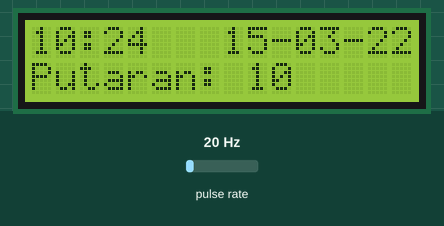
Recording of a sketch running on a simulated Arduino Uno, built with avr-gcc and run on an emulated ATmega328P. Shown: 16×2 character LCD. Wiring (inferred from the names in the program): pulse sensor: data pin 2. The inputs (shaded band) are chosen by the test bench; at power-on: pulse rate 20 Hz. The local clock reads 2024-03-15 10:24:30 at power-on unless the sketch sets it.

Above: at 2.2 s.
2.3 s: pulse rate (sensor on pin 2) set to 50 Hz
At 3.56 s:
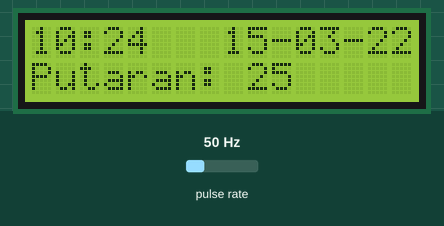
5.1 s: pulse rate (sensor on pin 2) set to 4 Hz
At 7.5 s:
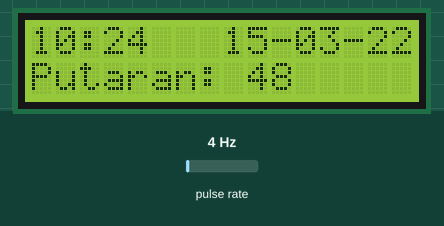
8.1 s: pulse rate (sensor on pin 2) set to 12 Hz
At 11.65 s:
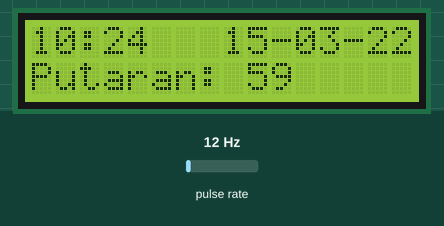
Timing chart, 0 to 13.2 s (numbered marks = the images above; inputs shaded):
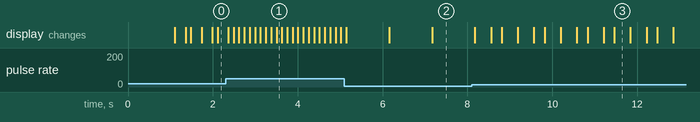

The sketch:

sketch_aug22b.ino
```cpp
/* Code made by miliohm.com
     Visit our Youtube channel miliohm for more tutorials */

#include <Wire.h>
#include <LiquidCrystal_I2C.h>
LiquidCrystal_I2C lcd(0x27, 16, 2);
#define sensor 2
boolean kondisi = false;
int rpm = 0;

#include <Wire.h>
#include <LiquidCrystal_I2C.h>
#include <Wire.h>
#include "RTClib.h"
RTC_DS3231 rtc;
char daysOfTheWeek[7][12] = {"Sunday", "Monday", "Tuesday", "Wednesday", "Thursday", "Friday", "Saturday"};
#define tahun now.year()
#define bulan now.month()
#define tanggal now.day()
#define hari daysOfTheWeek[now.dayOfTheWeek()]
#define jam now.hour()
#define menit now.minute()
#define detik now.second()
char buff[10];

void setup()
{
  Serial.begin(9600);
  lcd.begin();
  lcd.backlight();
  lcd.setCursor(0, 0);
  lcd.print("Speed Sensor");
  lcd.setCursor(0, 1);

  //lcd.print("Test");
  pinMode(sensor, INPUT);
  attachInterrupt(digitalPinToInterrupt(sensor), hitung_putaran, RISING);
  delay(1000);
  lcd.clear();
}


void loop()
{
 //hitung_putaran();
 cetak();
  DateTime now = rtc.now();
//  lcd.clear ();
  if (jam < 10 && menit < 10) {
    sprintf (buff, "0%d:0%d", jam, menit);
  }
  else  if (jam < 10 && menit >= 10) {
    sprintf (buff, "0%d:%d", jam, menit);
  }
  else  if (jam >= 10 && menit < 10) {
    sprintf (buff, "%d:0%d", jam, menit);
  }
  else  if (jam >= 10 && menit >= 10) {
    sprintf (buff, "%d:%d", jam, menit);
  }
  lcd.setCursor (0, 0);
  lcd.print(buff);
  if (tanggal < 10 && bulan < 10) {
    sprintf (buff, "0%d-0%d-22", tanggal, bulan, tahun);
  }
  else  if (tanggal < 10 && bulan >= 10) {
    sprintf (buff, "0%d-%d-22", tanggal, bulan, tahun);
  }
  else  if (tanggal >= 10 && bulan < 10) {
    sprintf (buff, "%d-0%d-22", tanggal, bulan, tahun);
  }
  else  if (tanggal >= 10 && bulan >= 10) {
    sprintf (buff, "%d-%d-22", tanggal, bulan, tahun);
  }
  lcd.setCursor(8, 0);
  lcd.print(buff);
  delay(100);
}
int hasil;
void cetak() {
  lcd.setCursor(0, 1);
  lcd.print("Putaran: ");
  if(rpm%2==0){
//    Serial.println("ok");
  }
  hasil=rpm/2;
  lcd.print(hasil);
//   Serial.println(hasil);
}

void hitung_putaran() {
  if(kondisi){
    kondisi = false;
    rpm++;
    //Serial.println(kondisi);
//    Serial.println(rpm);

  }
  else
  kondisi = true;
}
```
